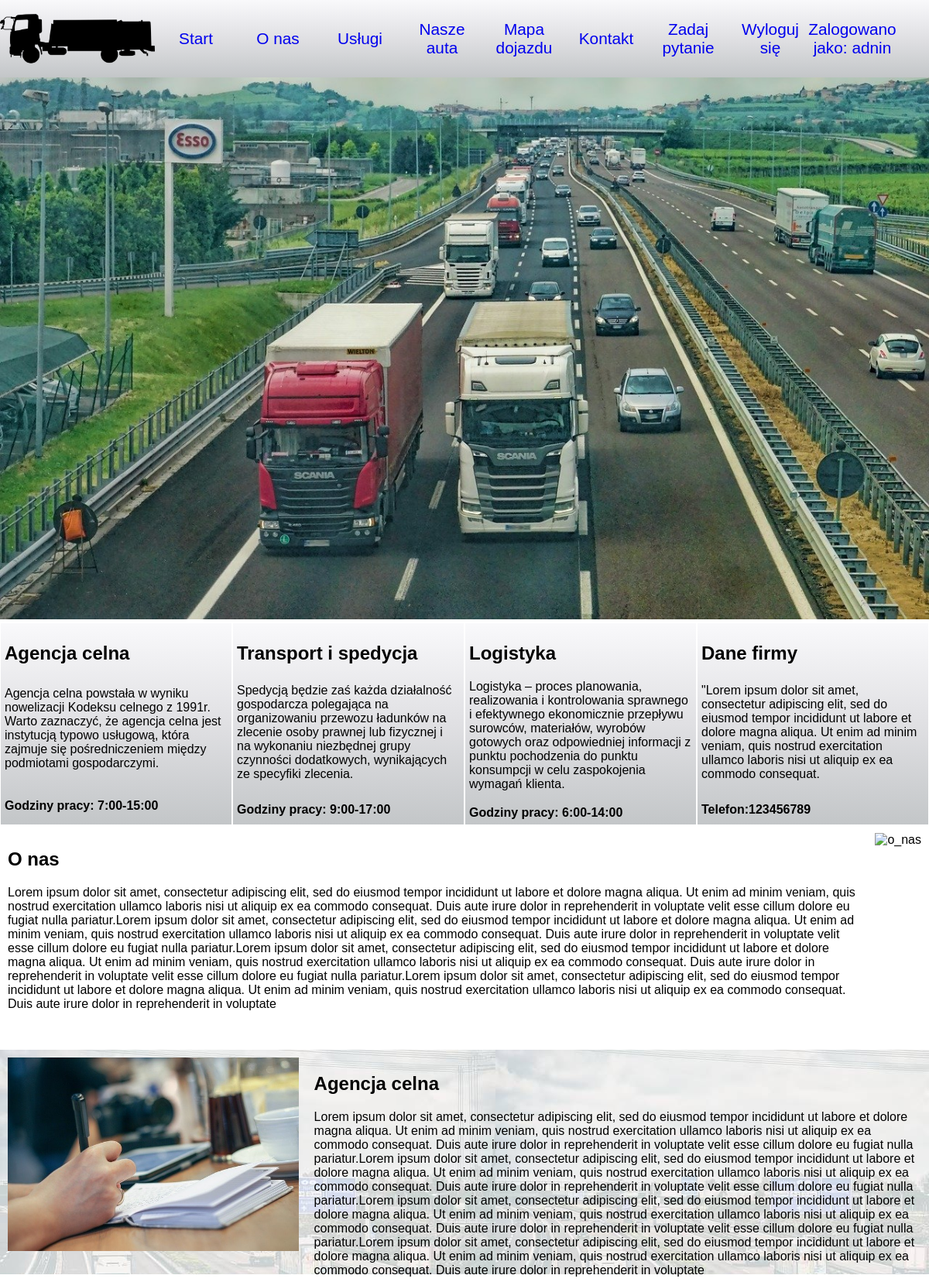
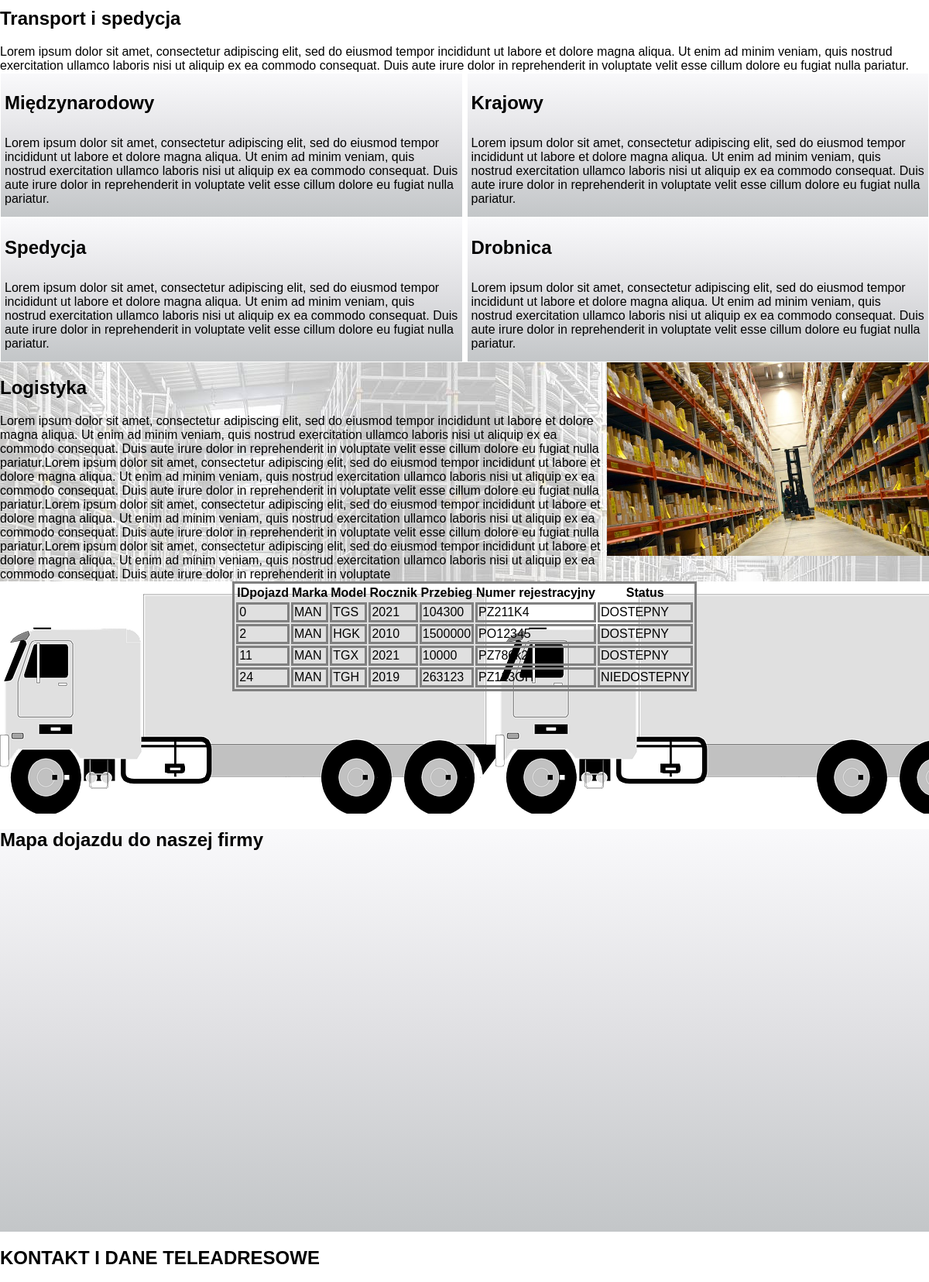
Screenshot of /strona.php (signed in, upper part) with the database file from the repository (2 pictures, top to bottom).
### tables this page shows
CREATE TABLE `carsinfo` (
  `IDpojazd` int(11) NOT NULL,
  `Marka` text NOT NULL COMMENT 'Marka pojazdu',
  `Model` text NOT NULL COMMENT 'Model pojazdu',
  `Rocznik` int(11) NOT NULL COMMENT 'data produkcji pojazdu',
  `Przebieg` int(11) NOT NULL COMMENT 'w km',
  `Nr_rej` text NOT NULL COMMENT 'Numer rejestracyjny',
  `Status` text NOT NULL COMMENT 'Dostępny/Zajęty'
);

### strona.php (the view, shortened to what this page needs)
<?php
    $con = mysqli_connect('localhost', 'root', '', 'agencjacelna');
?>
<!DOCTYPE html>
<html>
<head>
    <link rel="stylesheet" href="styl.css"/>
</head>
<body>
    <div id="start">
        <div id=naglowek>
        <div id=logo class="kontener">
            <img src="logo.png" alt="logo" displayed=block id="logo" class="ruch"/>
        </div>
            <div id="menu">
                <div class="m">
                    <a href="#start"> Start </a>
                </div>
                <div class="m">
                    <a href="#O-nas">O nas</a>
                </div>
                <div class="m" >
                    <a href="#uslugi">Usługi</a>
                </div>
                 <div class="m">
                    <a href=#pojazdy>Nasze auta</a>
                </div>
                <div class="m">
                    <a href=#mapa>Mapa dojazdu</a>
                </div>
                <div class="m">
                    <a href=#kontakt>Kontakt</a>
                </div>
                <div class="m">
                    <a href=#pytanie>Zadaj pytanie</a>
                </div>
                <div class="m">
               <?php
                if(isset($_SESSION['login'])){
                    echo "
                    <a href='wyloguj.php'>Wyloguj się</a>
                    ";
                }
            ?>
                </div>
                <div class="m">
                <?php
                if(isset($_SESSION['login'])){
                    $aktyw=$_SESSION['login'];
                    echo <<<ACC
                    <a href='Konto.php'>Zalogowano jako: $aktyw</a>
ACC;
                }
            ?>
            </div>
            </div>
        </div>
            <div id=zdj_1>
                <img src="zdj_1.jpg" alt="autostrada" displayed=block id="autostrada"/>
            </div>
        <div id=grid>
            <div id="A_C" class="kafelki">
                <h2>Agencja celna</h2>
                <a> Agencja celna powstała w wyniku nowelizacji Kodeksu celnego z 1991r. Warto zaznaczyć, że agencja celna jest instytucją typowo usługową, która zajmuje się pośredniczeniem między podmiotami gospodarczymi.</a>
                <br>
                <b>Godziny pracy: 7:00-15:00</b>
            </div>
            <div id="T_S" class="kafelki">
                <h2>Transport i spedycja</h2>
                <a> Spedycją będzie zaś każda działalność gospodarcza polegająca na organizowaniu przewozu ładunków na zlecenie osoby prawnej lub fizycznej i na wykonaniu niezbędnej grupy czynności dodatkowych, wynikających ze specyfiki zlecenia. </a>
                <br>
                <b>Godziny pracy: 9:00-17:00</b>
            </div>
            <div id="LOGISTYKA" class="kafelki">
                <h2>Logistyka</h2>
                <a> Logistyka – proces planowania, realizowania i kontrolowania sprawnego i efektywnego ekonomicznie przepływu surowców, materiałów, wyrobów gotowych oraz odpowiedniej informacji z punktu pochodzenia do punktu konsumpcji w celu zaspokojenia wymagań klienta.</a>
                <br>
                <b>Godziny pracy: 6:00-14:00</b>
            </div>
            <div id="D_F" class="kafelki">
                <h2>Dane firmy</h2>
                <a> "Lorem ipsum dolor sit amet, consectetur adipiscing elit, sed do eiusmod tempor incididunt ut labore et dolore magna aliqua. Ut enim ad minim veniam, quis nostrud exercitation ullamco laboris nisi ut aliquip ex ea commodo consequat.</a>
                <br>
                <b>Telefon:123456789</b>
            </div>
        </div>
    </div>
    <div id="O-nas">
        <div id="opis" class="on">
            <h2>O nas</h2>
            <a>Lorem ipsum dolor sit amet, consectetur adipiscing elit, sed do eiusmod tempor incididunt ut labore et dolore magna aliqua. Ut enim ad minim veniam, quis nostrud exercitation ullamco laboris nisi ut aliquip ex ea commodo consequat. Duis aute irure dolor in reprehenderit in voluptate velit esse cillum dolore eu fugiat nulla pariatur.Lorem ipsum dolor sit amet, consectetur adipiscing elit, sed do eiusmod tempor incididunt ut labore et dolore magna aliqua. Ut enim ad minim veniam, quis nostrud exercitation ullamco laboris nisi ut aliquip ex ea commodo consequat. Duis aute irure dolor in reprehenderit in voluptate velit esse cillum dolore eu fugiat nulla pariatur.Lorem ipsum dolor sit amet, consectetur adipiscing elit, sed do eiusmod tempor incididunt ut labore et dolore magna aliqua. Ut enim ad minim veniam, quis nostrud exercitation ullamco laboris nisi ut aliquip ex ea commodo consequat. Duis aute irure dolor in reprehenderit in voluptate velit esse cillum dolore eu fugiat nulla pariatur.Lorem ipsum dolor sit amet, consectetur adipiscing elit, sed do eiusmod tempor incididunt ut labore et dolore magna aliqua. Ut enim ad minim veniam, quis nostrud exercitation ullamco laboris nisi ut aliquip ex ea commodo consequat. Duis aute irure dolor in reprehenderit in voluptate </a>
        </div>
        <div id="zdj_2" class="on">
            <img src="zdj_2.jpg" alt="o_nas" displayed=block id="o_nas"/>
        </div>
    </div>
    <div id="uslugi">
        <div id="AC2">
            <div id="opisAC" class="AC">
                <h2>Agencja celna</h2>
                <a>Lorem ipsum dolor sit amet, consectetur adipiscing elit, sed do eiusmod tempor incididunt ut labore et dolore magna aliqua. Ut enim ad minim veniam, quis nostrud exercitation ullamco laboris nisi ut aliquip ex ea commodo consequat. Duis aute irure dolor in reprehenderit in voluptate velit esse cillum dolore eu fugiat nulla pariatur.Lorem ipsum dolor sit amet, consectetur adipiscing elit, sed do eiusmod tempor incididunt ut labore et dolore magna aliqua. Ut enim ad minim veniam, quis nostrud exercitation ullamco laboris nisi ut aliquip ex ea commodo consequat. Duis aute irure dolor in reprehenderit in voluptate velit esse cillum dolore eu fugiat nulla pariatur.Lorem ipsum dolor sit amet, consectetur adipiscing elit, sed do eiusmod tempor incididunt ut labore et dolore magna aliqua. Ut enim ad minim veniam, quis nostrud exercitation ullamco laboris nisi ut aliquip ex ea commodo consequat. Duis aute irure dolor in reprehenderit in voluptate velit esse cillum dolore eu fugiat nulla pariatur.Lorem ipsum dolor sit amet, consectetur adipiscing elit, sed do eiusmod tempor incididunt ut labore et dolore magna aliqua. Ut enim ad minim veniam, quis nostrud exercitation ullamco laboris nisi ut aliquip ex ea commodo consequat. Duis aute irure dolor in reprehenderit in voluptate </a></div>
            <div id="zdj_3" class="AC">
                <img src="zdj_3.jpg" alt="Agencja celna" displayed=block id="celna"/>
            </div>
        </div>
        <div id="TIS">
            <div id="opisTIS">
                <h2>Transport i spedycja</h2>
                <a>Lorem ipsum dolor sit amet, consectetur adipiscing elit, sed do eiusmod tempor incididunt ut labore et dolore magna aliqua. Ut enim ad minim veniam, quis nostrud exercitation ullamco laboris nisi ut aliquip ex ea commodo consequat. Duis aute irure dolor in reprehenderit in voluptate velit esse cillum dolore eu fugiat nulla pariatur.</a>
            </div>
            <div id="panele">
            <div id="MN" class="tis">
                <h2>Międzynarodowy</h2>
                <a>Lorem ipsum dolor sit amet, consectetur adipiscing elit, sed do eiusmod tempor incididunt ut labore et dolore magna aliqua. Ut enim ad minim veniam, quis nostrud exercitation ullamco laboris nisi ut aliquip ex ea commodo consequat. Duis aute irure dolor in reprehenderit in voluptate velit esse cillum dolore eu fugiat nulla pariatur.</a></div>
            <div id="KRAJ" class="tis">
                <h2>Krajowy</h2>
                <a>Lorem ipsum dolor sit amet, consectetur adipiscing elit, sed do eiusmod tempor incididunt ut labore et dolore magna aliqua. Ut enim ad minim veniam, quis nostrud exercitation ullamco laboris nisi ut aliquip ex ea commodo consequat. Duis aute irure dolor in reprehenderit in voluptate velit esse cillum dolore eu fugiat nulla pariatur.</a></div>
           </div>
             <div id="panele2">
            <div id="SPED" class="tis">
                <h2>Spedycja</h2>
                <a>Lorem ipsum dolor sit amet, consectetur adipiscing elit, sed do eiusmod tempor incididunt ut labore et dolore magna aliqua. Ut enim ad minim veniam, quis nostrud exercitation ullamco laboris nisi ut aliquip ex ea commodo consequat. Duis aute irure dolor in reprehenderit in voluptate velit esse cillum dolore eu fugiat nulla pariatur.</a></div>
            <div id="DROB" class="tis">
                <h2>Drobnica</h2>
                <a>Lorem ipsum dolor sit amet, consectetur adipiscing elit, sed do eiusmod tempor incididunt ut labore et dolore magna aliqua. Ut enim ad minim veniam, quis nostrud exercitation ullamco laboris nisi ut aliquip ex ea commodo consequat. Duis aute irure dolor in reprehenderit in voluptate velit esse cillum dolore eu fugiat nulla pariatur.</a></div>
           </div>
        <div id="LOG">
            <div id="zdj_4" class="logis">
                 <img src="zdj_4.jpg" alt="Logistyka" displayed=block id="logi"/>
            </div>
            <div id="opisLOG" class="logis">
                <h2>Logistyka</h2>
            <a>Lorem ipsum dolor sit amet, consectetur adipiscing elit, sed do eiusmod tempor incididunt ut labore et dolore magna aliqua. Ut enim ad minim veniam, quis nostrud exercitation ullamco laboris nisi ut aliquip ex ea commodo consequat. Duis aute irure dolor in reprehenderit in voluptate velit esse cillum dolore eu fugiat nulla pariatur.Lorem ipsum dolor sit amet, consectetur adipiscing elit, sed do eiusmod tempor incididunt ut labore et dolore magna aliqua. Ut enim ad minim veniam, quis nostrud exercitation ullamco laboris nisi ut aliquip ex ea commodo consequat. Duis aute irure dolor in reprehenderit in voluptate velit esse cillum dolore eu fugiat nulla pariatur.Lorem ipsum dolor sit amet, consectetur adipiscing elit, sed do eiusmod tempor incididunt ut labore et dolore magna aliqua. Ut enim ad minim veniam, quis nostrud exercitation ullamco laboris nisi ut aliquip ex ea commodo consequat. Duis aute irure dolor in reprehenderit in voluptate velit esse cillum dolore eu fugiat nulla pariatur.Lorem ipsum dolor sit amet, consectetur adipiscing elit, sed do eiusmod tempor incididunt ut labore et dolore magna aliqua. Ut enim ad minim veniam, quis nostrud exercitation ullamco laboris nisi ut aliquip ex ea commodo consequat. Duis aute irure dolor in reprehenderit in voluptate </a></div>
        </div>
    </div>
    </div>
    <div id=pojazdy>
        <table id=naszepojazdy>
        <tr>
            <th>IDpojazd</th>
            <th>Marka</th>
            <th>Model</th>
            <th>Rocznik</th>
            <th>Przebieg</th>
            <th>Numer rejestracyjny</th>
            <th>Status</th>
        </tr>
    <?php
             $lista="SELECT *
                                FROM carsinfo";
        $pojazdy= mysqli_query($con, $lista);
        while($pojazd=mysqli_fetch_assoc($pojazdy)){
          echo "
                <tr>
                <td>".$pojazd['IDpojazd']."</td>
                 <td>".$pojazd['Marka']."</td>
                 <td>".$pojazd['Model']."</td>
                 <td>".$pojazd['Rocznik']."</td>
                 <td>".$pojazd['Przebieg']."</td>
                 <td>".$pojazd['Nr_rej']."</td>
                 <td>".$pojazd['Status']."</td>
                 </tr>
                ";
        }
    ?>
    </table>
    </div>
    <div id="mapa">
        <h2>Mapa dojazdu do naszej firmy</h2>
        <br>
        <iframe src="https://www.google.com/maps/embed?pb=!1m23!1m12!1m3!1d2433.899256366083!2d16.92173539274074!3d52.40850203795981!2m3!1f0!2f0!3f0!3m2!1i1024!2i768!4f13.1!4m8!3e0!4m0!4m5!1s0x47045b3635665f11%3A0xc210b0ba32f3da44!2sFredry%2013%2C%2061-714%20Pozna%C5%84!3m2!1d52.4086522!2d16.921690899999998!5e0!3m2!1spl!2spl!4v1604600458592!5m2!1spl!2spl" width=100% height="450" frameborder="0" style="border:0;" allowfullscreen="" aria-hidden="false" tabindex="0"></iframe>
    </div>
        <h2 class="contackt">KONTAKT I DANE TELEADRESOWE</h2>

### styl.css (style rules this page uses)
html { scroll-behavior:smooth; }
body { background-color: white; margin: 0; font-family: sans-serif; font: Veranda; color:black; width: 100%; margin: 0 auto; }
a { text-decoration: none; }
#naglowek { background: rgb(249,249,251); background: linear-gradient(to bottom, rgba(249,249,251,1) 0%, rgba(224,224,227,1) 50%, rgba(195,198,200,1) 100%); display: flex; flex-direction: row; position: fixed; width: 100%; }
#logo { width:200px; height: auto; object-position: center; display: flex; align-items: center; justify-content: center; }
#menu { display: flex; flex-direction: row; align-items: center; justify-content: space-between; }
.m { width: 100px; height: 50px; font-size: 130%; text-decoration: none; text-align: center; display: flex; justify-content:center; align-items: center; padding: 3px; }
#autostrada { width: 100%; }
.kafelki { background: rgb(249,249,251); background: linear-gradient(to bottom, rgba(249,249,251,1) 0%, rgba(224,224,227,1) 50%, rgba(195,198,200,1) 100%); width: 190px%; height: 250px; margin: 1px; display: grid; padding: 5px; }
#grid { display:grid; grid-template-columns: 1fr 1fr 1fr 1fr; grid-template-rows: auto; grid-template-areas: 'A_C T_S LOG D_F' }
#A_C { grid-area: A_C; }
#T_S { grid-area: T_S; }
#O-nas { display:grid; grid-template-columns: 3fr 1fr; grid-template-rows: auto; grid-template-areas: 'opis opis opis zdj_2' }
#opis { grid-area: opis; }
#zdj_2 { grid-area: zdj_2; }
.on { height: 270px; background: white; margin 5px; padding: 10px; }
#o_nas { height: 250px; }
#AC2 { background-image:url(bgimg1.jpg); display:grid; grid-template-columns: 1fr 3fr; grid-template-rows: auto; grid-template-areas: 'zdj_3 opisAC opisAC opisAC'; }
#opisAC { grid-area: opisAC; }
#zdj_3 { grid-area: zdj_3; }
#celna { height:250px; }
.AC { height: 270px; margin 5px; padding: 10px; }
#panele { display:grid; grid-template-columns: 2fr 2fr; grid-template-rows: auto; grid-template-areas:'MN KRAJ'; grid-gap: 5px; }
#MN { grid-area: MN; }
#KRAJ { grid-area: KRAJ; }
#panele2 { display:grid; grid-template-columns: 2fr 2fr; grid-template-rows: auto; grid-template-areas:'SPED DROB'; grid-gap: 5px; }
#SPED { grid-area: SPED; }
#DROB { grid-area: DROB; }
.tis { background: rgb(249,249,251); background: linear-gradient(to bottom, rgba(249,249,251,1) 0%, rgba(224,224,227,1) 50%, rgba(195,198,200,1) 100%); width: 190px%; height: 175px; margin: 1px; display: grid; padding: 5px; }
#LOG { background-image:url(bgimg2.jpg); display:grid; grid-template-columns: 3fr 1fr; grid-template-rows: auto; grid-template-areas: 'opisLOG opisLOG opisLOG zdj_4'; }
#opisLOG { grid-area: opisLOG; }
#zdj_4 { grid-area: zdj_4; }
#logi { height: 250px; }
#mapa { background: rgb(249,249,251); background: linear-gradient(rgba(249,249,251,1) 0%, rgba(224,224,227,1) 50%, rgba(195,198,200,1) 100%); }
#pojazdy { background-image:url(bgimg5.png); width: 100%; height: 300px; }
#naszepojazdy td { margin: 0 auto; border: 3px solid gray; justify-content: center; }
#naszepojazdy { border: 3px solid gray; margin:auto; }

### rows the page displays
carsinfo: IDpojazd "0", Marka "MAN", Model "TGS", Rocznik "2021", Przebieg "104300", Nr_rej "PZ211K4", Status "DOSTEPNY"
carsinfo: IDpojazd "2", Marka "MAN", Model "HGK", Rocznik "2010", Przebieg "1500000", Nr_rej "PO12345", Status "DOSTEPNY"
carsinfo: IDpojazd "11", Marka "MAN", Model "TGX", Rocznik "2021", Przebieg "10000", Nr_rej "PZ786k2", Status "DOSTEPNY"
carsinfo: IDpojazd "24", Marka "MAN", Model "TGH", Rocznik "2019", Przebieg "263123", Nr_rej "PZ123GH", Status "NIEDOSTEPNY"

### other values shown
$aktyw "adnin"
